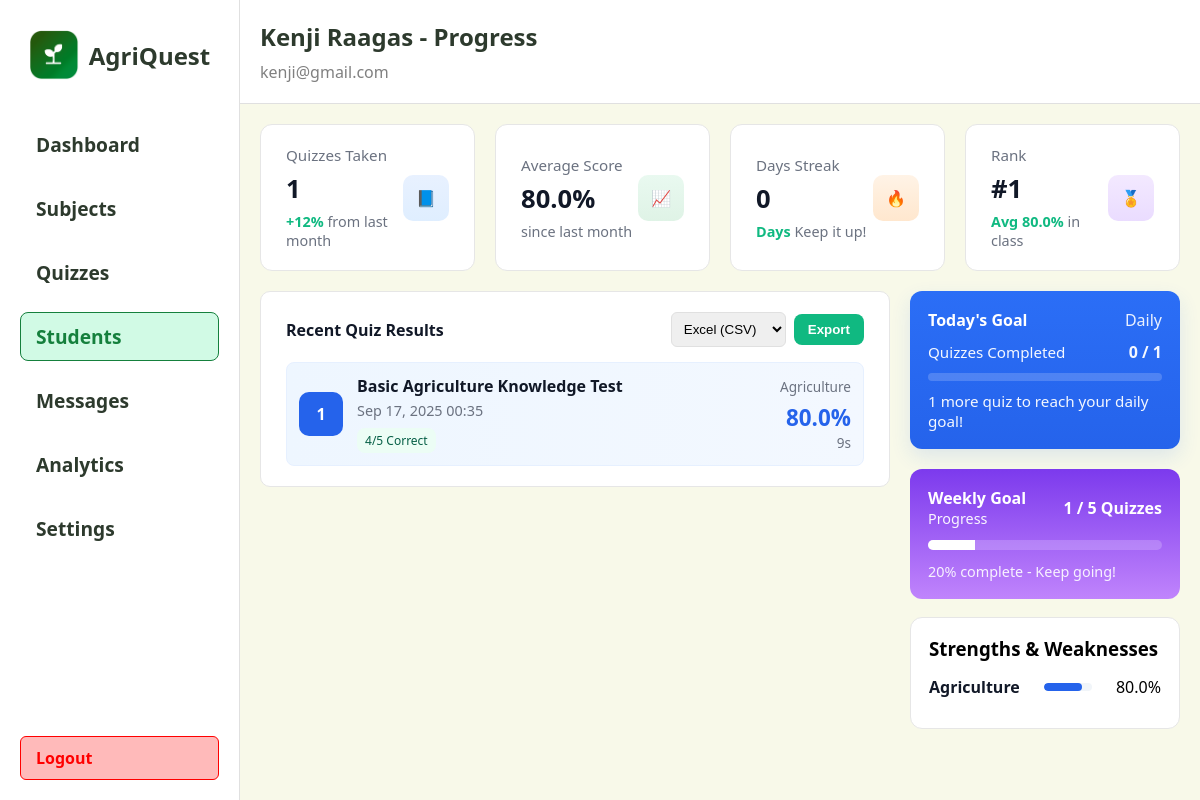
/teacher/student/2, run on an earlier commit of the app's database.
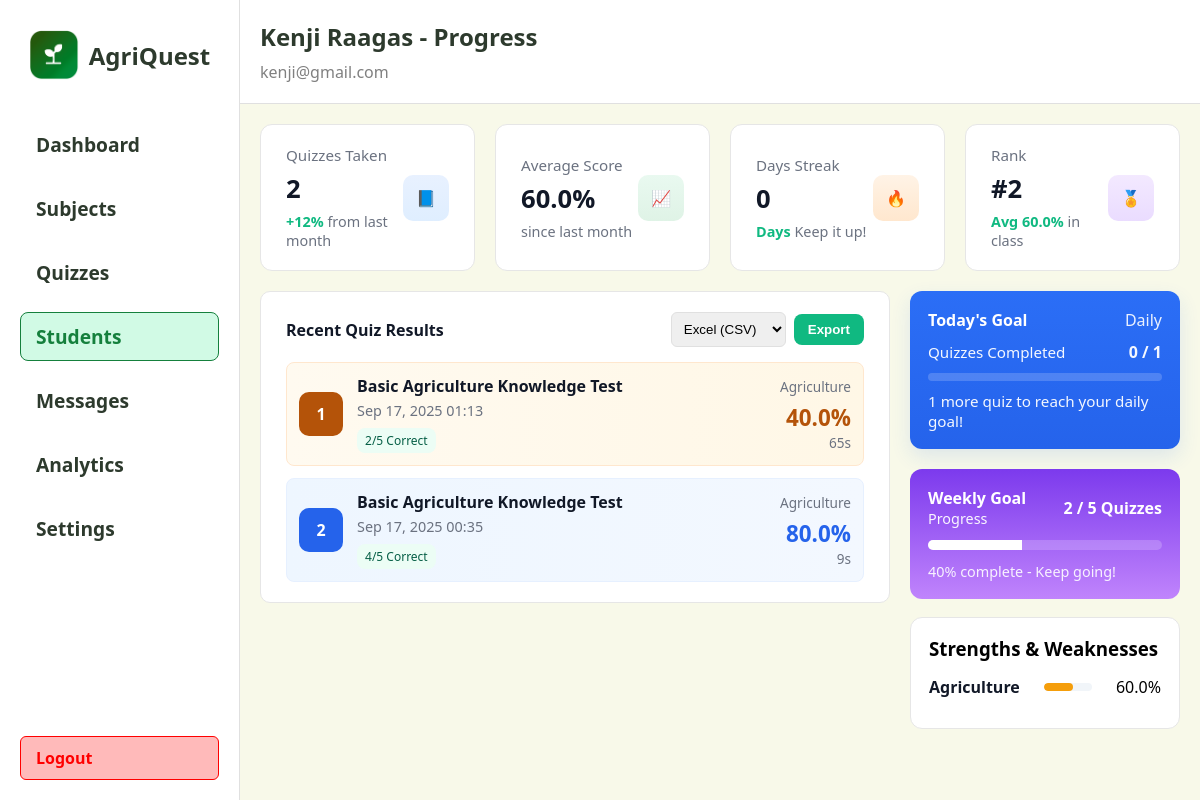
And on a later commit of the database.
### app/models.py (models this page shows)
class QuizAttempt(db.Model):
	id = db.Column(db.Integer, primary_key=True)
	quiz_id = db.Column(db.Integer, db.ForeignKey('quiz.id'), nullable=False)
	student_id = db.Column(db.Integer, db.ForeignKey('student.id'), nullable=False)
	started_at = db.Column(db.DateTime, nullable=False, default=db.func.now())
	completed_at = db.Column(db.DateTime, nullable=True)
	score = db.Column(db.Integer, nullable=True)
	percent = db.Column(db.Float, nullable=True)
	time_taken_seconds = db.Column(db.Integer, nullable=True)
	answers = db.relationship('AttemptAnswer', backref='attempt', cascade='all, delete-orphan', lazy=True)
	quiz = db.relationship('Quiz', backref=db.backref('attempts', cascade='all, delete-orphan'), lazy=True)

class Quiz(db.Model):
	id = db.Column(db.Integer, primary_key=True)
	title = db.Column(db.String(200), nullable=False)
	description = db.Column(db.Text)
	time_limit = db.Column(db.Integer, default=0)  # minutes
	difficulty = db.Column(db.String(50))
	teacher_id = db.Column(db.Integer, db.ForeignKey('teacher.id'), nullable=True)
	subject_id = db.Column(db.Integer, db.ForeignKey('subject.id'), nullable=True)
	questions = db.relationship('Question', backref='quiz', cascade='all, delete-orphan', lazy=True)
	created_at = db.Column(db.DateTime, nullable=False, default=db.func.now())

class Subject(db.Model):
	id = db.Column(db.Integer, primary_key=True)
	name = db.Column(db.String(120), unique=True, nullable=False)
	code = db.Column(db.String(20), unique=True)
	description = db.Column(db.Text)
	category = db.Column(db.String(50))
	grade_level = db.Column(db.String(20))
	quizzes = db.relationship('Quiz', backref='subject', lazy=True)

### app/routes.py (the view)
@main.route('/teacher/student/<int:student_id>')
def teacher_view_student(student_id):
    student = Student.query.filter_by(id=student_id).first()
    if not student:
        flash('Student not found.', 'error')
        return redirect(url_for('main.teacher_students'))
    attempts = (
        QuizAttempt.query.filter_by(student_id=student_id)
        .order_by(QuizAttempt.completed_at.desc())
        .limit(25)
        .all()
    )
    quizzes = (
        QuizAttempt.query.filter(QuizAttempt.student_id == student_id, QuizAttempt.completed_at != None)
        .order_by(QuizAttempt.completed_at.desc())
        .limit(10)
        .all()
    )
    quizzes_taken = QuizAttempt.query.filter(QuizAttempt.student_id == student_id, QuizAttempt.completed_at != None).count()
    avg_score = None
    try:
        avg_val = db.session.query(func.avg(QuizAttempt.percent)).filter(QuizAttempt.student_id == student_id, QuizAttempt.completed_at != None, QuizAttempt.percent != None).scalar()
        if avg_val is not None:
            avg_score = round(float(avg_val), 1)
    except Exception:
        avg_score = None
    days_streak = 0
    try:
        attempts_dates = (
            QuizAttempt.query.filter(QuizAttempt.student_id == student_id, QuizAttempt.completed_at != None)
            .with_entities(QuizAttempt.completed_at)
            .order_by(QuizAttempt.completed_at.desc())
            .all()
        )
        completed_dates = set()
        for (dt,) in attempts_dates:
            if dt:
                try:
                    completed_dates.add(dt.date())
                except Exception:
                    continue
        today = datetime.utcnow().date()
        cur = today
        streak = 0
        while cur in completed_dates:
            streak += 1
            cur = cur - timedelta(days=1)
        days_streak = streak
    except Exception:
        days_streak = 0
    current_student_rank = None
    current_student_avg = None
    try:
        averages = (
            db.session.query(
                Student.id.label('student_id'),
                func.avg(QuizAttempt.percent).label('avg_percent')
            )
            .join(QuizAttempt, QuizAttempt.student_id == Student.id)
            .filter(QuizAttempt.completed_at != None, QuizAttempt.percent != None)
            .group_by(Student.id)
            .order_by(func.avg(QuizAttempt.percent).desc())
            .all()
        )
        last_score = None
        dense_rank = 0
        for row in averages:
            avg = float(row.avg_percent) if row.avg_percent is not None else 0.0
            if last_score is None or avg != last_score:
                dense_rank += 1
            last_score = avg
            if row.student_id == student_id:
                current_student_rank = dense_rank
                current_student_avg = round(avg, 1)
                break
    except Exception:
        current_student_rank = None
        current_student_avg = None
    dg = student.daily_goal if student and getattr(student, 'daily_goal', None) is not None else 1
    dc = QuizAttempt.query.filter(QuizAttempt.student_id == student_id, QuizAttempt.completed_at != None, QuizAttempt.completed_at >= (datetime.utcnow() - timedelta(days=1))).count()
    try:
        weekly_goal_total = 5
        if student and getattr(student, 'weekly_goal', None) is not None:
            try:
                weekly_goal_total = int(student.weekly_goal)
            except Exception:
                weekly_goal_total = 5
        now = datetime.utcnow()
        week_start = now - timedelta(days=7)
        weekly_goal_completed = QuizAttempt.query.filter(QuizAttempt.student_id == student_id, QuizAttempt.completed_at != None, QuizAttempt.completed_at >= week_start).count()
        weekly_goal_percent = int((weekly_goal_completed / weekly_goal_total) * 100) if weekly_goal_total > 0 else 0
        if weekly_goal_percent > 100:
            weekly_goal_percent = 100
        weekly_goal_message = "Keep going!" if weekly_goal_percent < 100 else "Goal reached \u2014 great job!"
    except Exception:
        weekly_goal_total = 5
        weekly_goal_completed = 0
        weekly_goal_percent = 0
        weekly_goal_message = "Weekly progress unavailable"
    subject_strengths = []
    try:
        rows = (
            db.session.query(
                Subject.id.label('subject_id'),
                Subject.name.label('subject_name'),
                func.avg(QuizAttempt.percent).label('avg_percent'),
                func.count(QuizAttempt.id).label('attempts_count')
            )
            .join(Quiz, Quiz.subject_id == Subject.id)
            .join(QuizAttempt, QuizAttempt.quiz_id == Quiz.id)
            .filter(QuizAttempt.student_id == student_id, QuizAttempt.completed_at != None, QuizAttempt.percent != None)
            .group_by(Subject.id)
            .order_by(func.avg(QuizAttempt.percent).desc())
            .all()
        )
        for r in rows:
            subject_strengths.append({
                'id': r.subject_id,
                'name': r.subject_name,
                'avg_percent': round(float(r.avg_percent), 1) if r.avg_percent is not None else 0.0,
                'attempts': int(r.attempts_count),
            })
    except Exception:
        subject_strengths = []
    return render_template('partials/view_student.html', quizzes=quizzes, daily_goal=dg, daily_completed=dc, quizzes_taken=quizzes_taken, avg_score=avg_score, days_streak=days_streak, current_student_rank=current_student_rank, current_student_avg=current_student_avg, student=student, weekly_goal_total=weekly_goal_total, weekly_goal_completed=weekly_goal_completed, weekly_goal_percent=weekly_goal_percent, weekly_goal_message=weekly_goal_message, subject_strengths=subject_strengths)

### app/templates/partials/view_student.html (shortened to what the changed rows need)
<!DOCTYPE html>
<html lang="en">
  <head>
  </head>
  <body>
    <div class="right">
      <div class="stats">
    <div class="total-quizzes">
          <div class="stat-left">
            <div class="stat-title">Quizzes Taken</div>
      <div class="stat-value">{{ quizzes_taken if quizzes_taken is not none else 0 }}</div>
            <div class="stat-delta">
              +12%
              <span style="color: #6b7280; font-weight: 500"
                >from last month</span
              >
            </div>
          </div>
        </div>
        <div class="active-subjects">
          <div class="stat-left">
            <div class="stat-title">Average Score</div>
            <div class="stat-value">{% if avg_score is not none %}{{ avg_score }}%{% else %}N/A{% endif %}</div>
            <div class="stat-delta" style="color: #10b981">
              {% if avg_score is not none %}
                {% set improvement = '' %}
                <span style="color: #6b7280; font-weight: 500">since last month</span>
              {% else %}
                <span style="color: #6b7280; font-weight: 500">No scores yet</span>
              {% endif %}
            </div>
          </div>
        </div>
        <div class="avg-score">
          <div class="stat-left">
            <div class="stat-title">Rank</div>
            <div class="stat-value">{% if current_student_rank %}#{{ current_student_rank }}{% else %}—{% endif %}</div>
            <div class="stat-delta" style="color: #10b981">
              {% if current_student_avg is not none %}Avg {{ current_student_avg }}%{% else %}No score yet{% endif %}
              <span style="color: #6b7280; font-weight: 500">in class</span>
            </div>
          </div>
        </div>
      </div>
      <div class="section">
        <div class="section-left">
          <div class="available-quizzes">
              <div class="result-list">
                {% if quizzes and quizzes|length > 0 %}
                  {% for a in quizzes %}
                    {% set q = a.quiz %}
                    <div class="result-item {{ 'green' if a.percent and a.percent >= 85 else ('blue' if a.percent and a.percent >= 70 else 'yellow') }}">
                      <div class="result-icon {{ 'green' if a.percent and a.percent >= 85 else ('blue' if a.percent and a.percent >= 70 else 'yellow') }}">{{ loop.index }}</div>
                      <div class="result-meta">
                        <div class="result-title">{{ q.title if q else 'Quiz #' ~ a.quiz_id }}</div>
                        <div class="result-sub">{{ a.completed_at.strftime('%b %d, %Y %H:%M') if a.completed_at else 'In progress' }}</div>
                        <div class="result-pill">{{ a.score if a.score is not none else '?' }}/{{ q.questions|length if q else '?' }} Correct</div>
                      </div>
                      <div class="result-score">
                        {% if q and q.subject %}
                          <div style="font-size:0.85rem; color:#6b7280; margin-bottom:6px; text-align:right;">{{ q.subject.name }}</div>
                        {% endif %}
                        {% if a.percent is not none %}
                          {% if a.percent >= 85 %}
                            <div class="pct" style="color:#059669;">{{ ('%.1f' % a.percent) }}%</div>
                          {% elif a.percent >= 70 %}
                            <div class="pct" style="color:#2563eb;">{{ ('%.1f' % a.percent) }}%</div>
                          {% else %}
                            <div class="pct" style="color:#b45309;">{{ ('%.1f' % a.percent) }}%</div>
                          {% endif %}
                        {% else %}
                          <div class="pct">—%</div>
                        {% endif %}
                        <div class="label">{{ (a.time_taken_seconds ~ 's') if a.time_taken_seconds else '' }}</div>
                      </div>
                    </div>
                  {% endfor %}
                {% endif %}
              </div>
          </div>
        </div>
        <div class="section-right">
            {% set dg = daily_goal if daily_goal is not none else 1 %}
            {% set dc = daily_completed if daily_completed is not none else 0 %}
            {% set dg_safe = dg if dg > 0 else 0 %}
            {% if dg_safe and dg_safe > 0 %}
              {% set pct = (dc * 100 / dg_safe)|round(0) if dg_safe > 0 else 0 %}
            {% else %}
              {% set pct = 0 %}
            {% endif %}
          <div class="weekly-goal card">
            <div class="meta">
              <div>
                <div style="font-weight:700;">Weekly Goal</div>
                <div style="font-size:0.9rem; opacity:0.95;">Progress</div>
              </div>
              <div style="font-weight:700;">{{ weekly_goal_completed }} / {{ weekly_goal_total }} Quizzes</div>
            </div>
            <div class="progress" style="--pct: {{ weekly_goal_percent }};"><i></i></div>
            <div style="font-size:0.9rem; opacity:0.9;">{{ weekly_goal_percent }}% complete - {{ weekly_goal_message }}</div>
          </div>
          <div class="strengths card" style="margin-top:12px;">
            {% if subject_strengths and subject_strengths|length > 0 %}
              {% for s in subject_strengths %}
                {% set pct = s.avg_percent if s.avg_percent is not none else 0 %}
                {% set pct_int = pct|int %}
                {% if pct >= 85 %}
                  {% set color = '#10b981' %}
                {% elif pct >= 70 %}
                  {% set color = '#2563eb' %}
                {% elif pct >= 50 %}
                  {% set color = '#f59e0b' %}
                {% else %}
                  {% set color = '#ef4444' %}
                {% endif %}
                <div class="strength-row">
                  <div class="label">{{ s.name }}</div>
                  <div class="bar" style="--pct: {{ pct_int }}; --bar-color: {{ color }};"><i></i></div>
                  <div style="min-width:36px; text-align:right;">{{ '%.1f'|format(pct) }}%</div>
                </div>
              {% endfor %}
            {% else %}
              <div style="color:#6b7280;">No subject data yet. Take quizzes across subjects to see your strengths here.</div>
            {% endif %}
          </div>
        </div>
      </div>
    </div>
  </body>
</html>

What changed in the data, as far as the page shows it:
added QuizAttempt: {{ q.title if q else 'Quiz #' ~ a.quiz_id }} "Basic Agriculture Knowledge Test", completed_at "Sep 17, 2025 01:13", score "2", questions|length "5", {{ q.subject.name }} "Agriculture", percent "40.0", time_taken_seconds "65s"
computed for Subject "Agriculture": pct "80.0" → "60.0"
Also different on the page:
{{ quizzes_taken if quizzes_taken is not none else 0 }}: "1" → "2"
{{ avg_score }}: "80.0" → "60.0"
{{ current_student_rank }}: "1" → "2"
{{ current_student_avg }}: "80.0" → "60.0"
{{ weekly_goal_completed }}: "1" → "2"
{{ weekly_goal_percent }}: "20" → "40"
